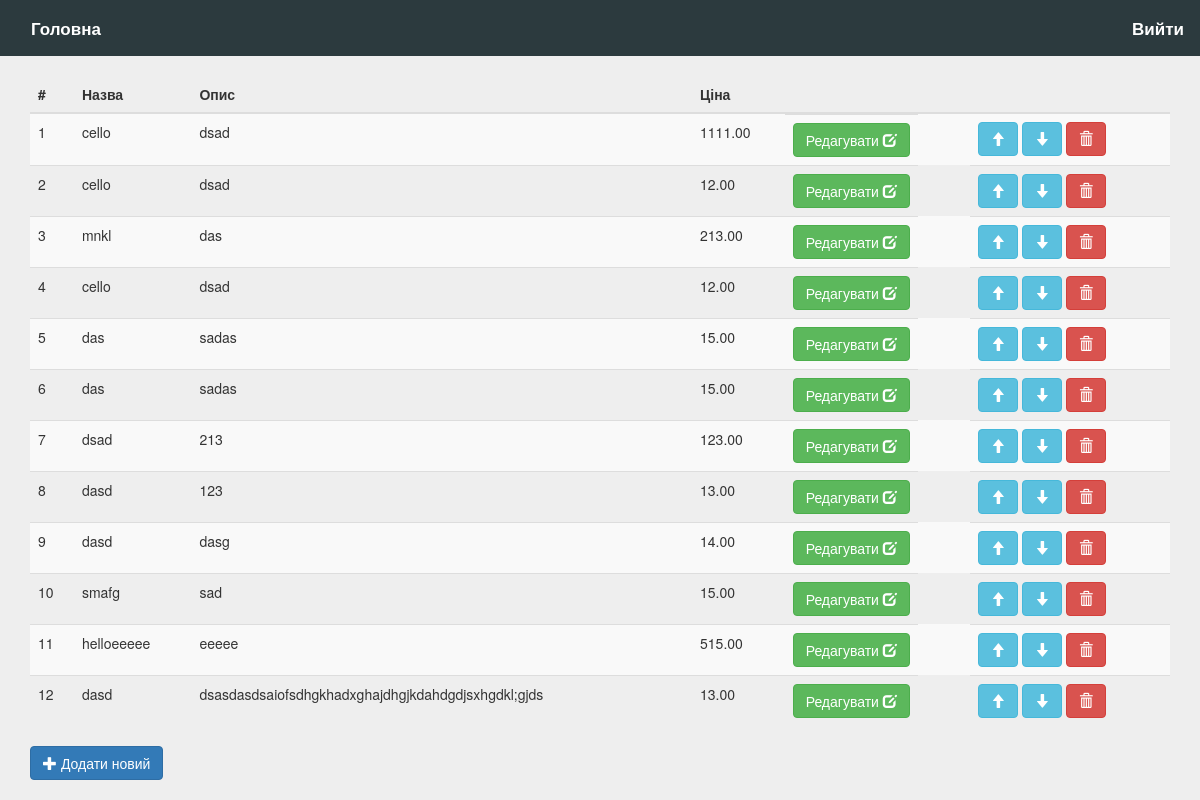
Before: /admin/ (signed in) with the older database file.
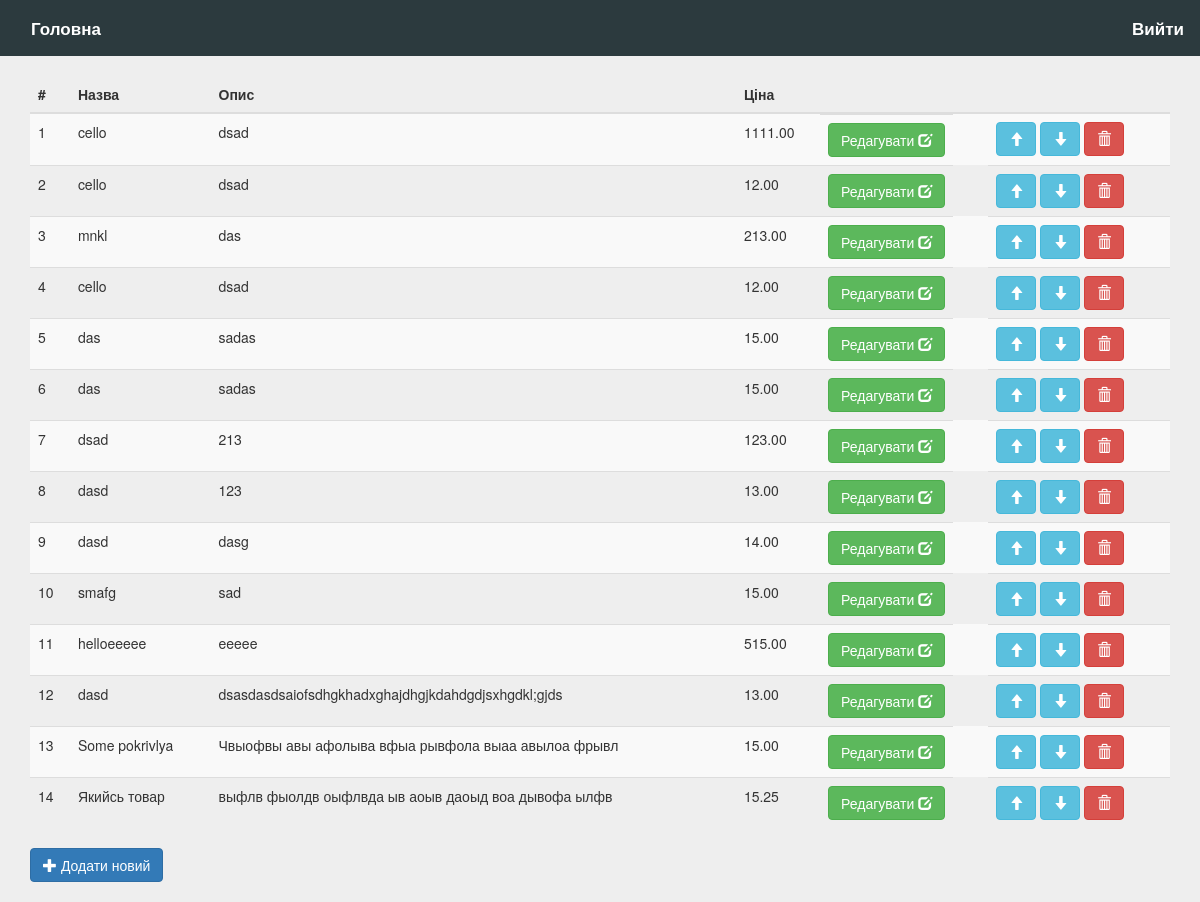
After: the same page with the newer database file.
### main/models.py (models this page shows)
class Good(models.Model):
	name = models.CharField(max_length=255)
	description = models.TextField()
	price = models.DecimalField(max_digits=6, decimal_places=2)
	image = models.FileField(upload_to='img/%Y/%m/%d', blank=True)

### admin_panel/views.py (the view)
def index(request):
    if request.user.is_authenticated():
        goods = Good.objects.all()
        return render(request, 'admin_panel/index.html', { 'goods' : goods })
    else:
        return render(request, 'admin_panel/login.html')

### admin_panel/templates/admin_panel/index.html (shortened to what this page needs)
{% extends 'admin_panel/layout.html' %}
{% block content %}
	{% load static %}
	<div class="container body-content">
		<table id="goods" class="table table-hover table-striped ">
                <thead>
                  <tr id="select-all-tr">
                    <th>#</th>
                    <th>Назва</th>
                    <th>Опис</th>
                    <th>Ціна</th>
                    <th></th>
                    <th></th>
                  </tr>
                </thead>
                <tbody>
                {% for good in goods %}
                    <tr class="good-row" id="{{ good.id }}">
                        <td class="good_position">{{ forloop.counter }}</td>
                        <td>{{ good.name }}</td>
                        <td>{{ good.description|slice:":50" }}</td>
                        <td>{{ good.price }}</td>
                        <td style="display: inline-block;">
                            <form action="/admin/edit_good" method="GET">
                                <button class="btn btn-success edit_good" type="submit">Редагувати <span class="glyphicon glyphicon-edit"></span></button>
                            </form>
                        </td>
                        <td>
                            <button type="button" class="btn btn-info move_up"><span class="glyphicon glyphicon-arrow-up"></span></button>
                            <button type="button" class="btn btn-info move_down"><span class="glyphicon glyphicon-arrow-down"></span></button>
                            <button type="button" class="btn btn-danger remove_good"><span class="glyphicon glyphicon-trash"></span></button>
                        </td>
                    </tr>
                {% endfor %}
            </tbody>
        </table>
        <a class="btn btn-primary" href="/admin/add_good"><span class="glyphicon glyphicon-plus"></span> Додати новий</a>
	</div>
{% endblock %}

### admin_panel/templates/admin_panel/layout.html (shortened to what this page needs)
<!DOCTYPE html>
<html>
  <head>
    <link href="https://maxcdn.bootstrapcdn.com/font-awesome/4.7.0/css/font-awesome.min.css" rel="stylesheet">
    <link rel="stylesheet" href="https://maxcdn.bootstrapcdn.com/bootstrap/3.3.7/css/bootstrap.min.css">
    {% load static %}
    <link href="{% static "admin_panel/css/admin.css" %}" rel="stylesheet">
  </head>
  <body>
    <nav class="navbar navbar-own">
      <div class="container-fluid" id="main-header-title">
        <ul class="nav nav-pills navbar-left">
            <li id="index">
                <a href="/admin/">
                    <span>Головна</span>
                </a>
            </li>
          </ul>
          <ul class="nav nav-pills navbar-right">
              <li><a href="/admin/logout" class="btn-exit">Вийти</a></li>
          </ul>
      </div>
    </nav>
    {% block content %}
    {% endblock %}
  </body>
</html>

### static/admin_panel/css/admin.css (style rules this page uses)
body { padding-bottom: 20px; }
.navbar-own { background-color: #2c3a3e; border-color: #2c3a3e; border-radius: 0; }
.nav-pills { margin-top: 5px; margin-bottom: 5px; }
#main-header-title .nav li a { color: #fff; font-weight: 700; font-size: 17px; }

### admin_panel/templates/admin_panel/layout.html (style rules this page uses)
body { background: #eee !important; }

Changed rows visible on the page:
added Good: name "Some pokrivlya", description "Чвыофвы авы афолыва вфыа рывфола выаа авылоа фрывл", price "15.00"
added Good: name "Якийсь товар", description "выфлв фыолдв оыфлвда ыв аоыв даоыд воа дывофа ылфв", price "15.25"
